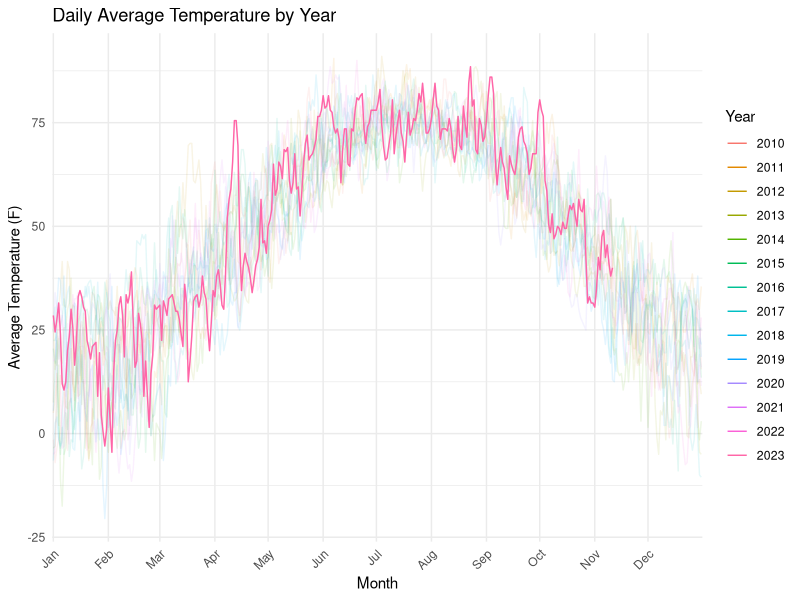

R code for this plot:
## ---- chunk 1
# Load necessary libraries
library(ggplot2)
library(dplyr)
library(lubridate) # for date manipulation

# Read the CSV file
data <- read.csv('DataDowloadCSV.csv')

# Convert Date to Date type and extract Year
data$Date <- as.Date(data$Date, format = "%Y-%m-%d")
data$Year <- as.integer(format(data$Date, "%Y"))

# Calculate daily average temperature using the new column names
data$Average_Temperature <- (data$MaxTemp + data$MinTemp) / 2

# Extract Month-Day for plotting
data$MonthDay <- format(data$Date, "%m-%d")

# Assign alpha values based on the year
data$Alpha <- ifelse(data$Year < 2023, 0.9, 1) # 0.5 for 2010-2022, 1 for 2023

# Create the line graph using ggplot2
plot <- ggplot(data, aes(x = MonthDay, y = Average_Temperature, group = Year, color = as.factor(Year), alpha = Alpha)) +
    geom_line() +
    labs(title = "Daily Average Temperature by Year",
         x = "Month",
         y = "Average Temperature (F)",
         color = "Year") +
    theme_minimal() +
    theme(axis.text.x = element_text(angle = 45, hjust = 1)) +
    guides(alpha = "none") + # Hide the alpha guide
    scale_x_discrete(breaks = format(seq(from = as.Date("2000-01-01"), to = as.Date("2000-12-01"), by = "month"), "%m-%d"), labels = month.abb) # Custom x-axis breaks and labels
## ---- chunk 2
print(plot)
